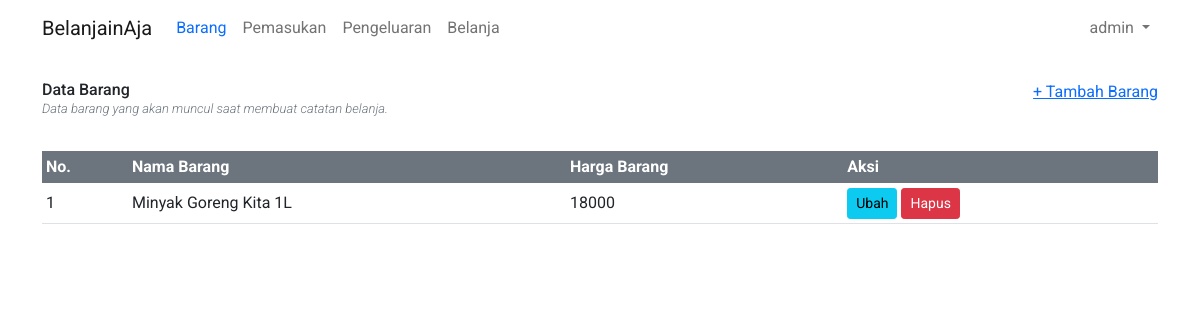
/belanjainaja/item/ (signed in), run on an earlier commit of the app's database.
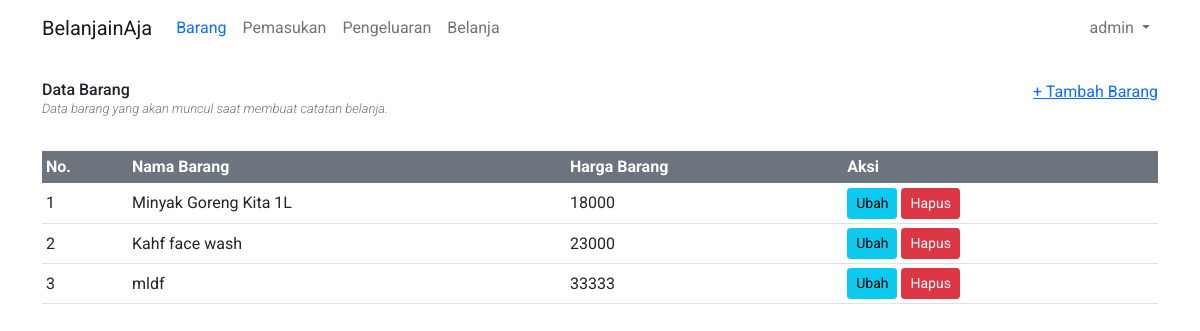
And on a later commit of the database.
### belanjainaja/models.py (models this page shows)
class Item(models.Model):
    name = models.CharField(max_length=50, unique=True)
    price = models.IntegerField()

### belanjainaja/views/item/__init__.py (the view)
# urls.py: path("", views.index, name="index"),
@login_required
def index(request):
    latest_item_list = Item.objects.all()
    context = {
        "latest_item_list": latest_item_list
    }
    return render(request, "belanjainaja/item/index.html", context=context)

### belanjainaja/templates/belanjainaja/item/index.html (shortened to what this page needs)
{% extends "belanjainaja/base.html" %}
{% block content %}
<div class="d-flex justify-content-between mb-3">
  <div>
    <h6 class="mb-0">Data Barang</h6>
    <p class="text-secondary mt-0 fst-italic fw-light" style="font-size: 13px;">Data barang yang akan muncul saat
      membuat catatan belanja.</p>
  </div>
  <a href="{% url 'belanja:item.create' %}">+ Tambah Barang</a>
</div>
{% if not latest_item_list %}
<p>data not available.</p>
{% else %}
<div class="table-responsive">
  <table class="table table-sm align-middle">
    <thead class="bg-secondary text-white">
      <tr>
        <th>No.</th>
        <th>Nama Barang</th>
        <th>Harga Barang</th>
        <th>Aksi</th>
      </tr>
    </thead>
    <tbody class="table-group-divider">
      {% for item in latest_item_list %}
      <tr>
        <td scope="row">{{forloop.counter}}</td>
        <td>{{item.name}}</td>
        <td>{{item.price}}</td>
        <td class="d-flex justify-center align-items-center">
          <a href="{% url 'belanja:item.update' item.id %}" class="btn btn-sm btn-info me-1">Ubah</a>
          <form action="{% url 'belanja:item.delete' item.id %}" method="POST" class="mb-0">
            <button type="submit" class="btn btn-sm btn-danger">Hapus</button>
          </form>
        </td>
      </tr>
      {% endfor %}
    </tbody>
  </table>
</div>
{% endif %}
{% endblock %}

What changed in the data, as far as the page shows it:
added Item: name "Kahf face wash", price "23000"
added Item: name "mldf", price "33333"
